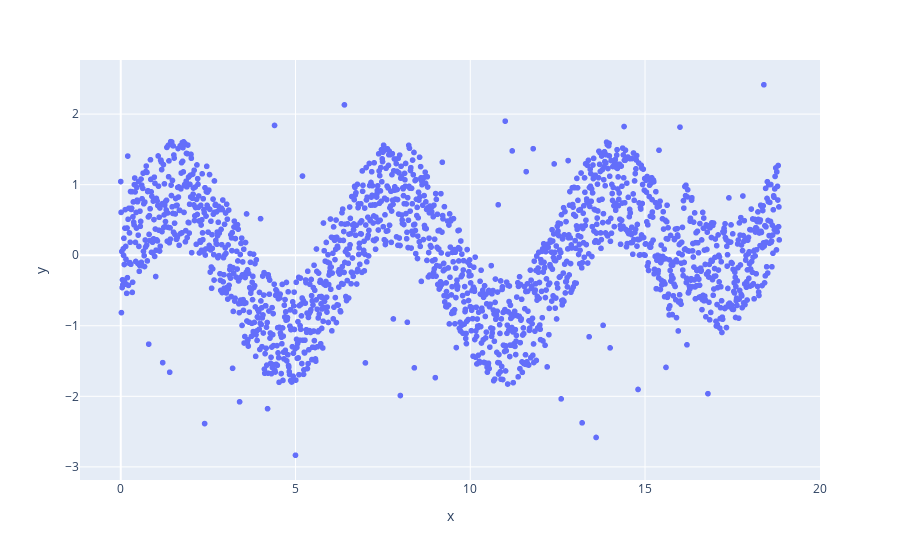

The notebook cell saved with this chart:
### Code cell
# вычтем предсказания классификатора из y_true
y1 = y - y_hat

px.scatter(x=X.ravel(), y=y1).show()

### Figure 1 — Plotly figure (JSON) as saved in the notebook; plotly's stock layout.template omitted (floating-point values rounded to 4 significant figures; data arrays with more than 128 entries replaced by an {"elided": "..."} marker saying what was removed)
{"data": [{"hovertemplate": "x=%{x}<br>y=%{y}<extra></extra>", "legendgroup": "", "marker": {"color": "#636efa", "symbol": "circle"}, "mode": "markers", "name": "", "showlegend": false, "x": {"elided": "1885 float values"}, "xaxis": "x", "y": {"elided": "1885 float values"}, "yaxis": "y", "type": "scattergl"}], "layout": {"xaxis": {"anchor": "y", "domain": [0.0, 1.0], "title": {"text": "x"}}, "yaxis": {"anchor": "x", "domain": [0.0, 1.0], "title": {"text": "y"}}, "legend": {"tracegroupgap": 0}, "margin": {"t": 60}}}
